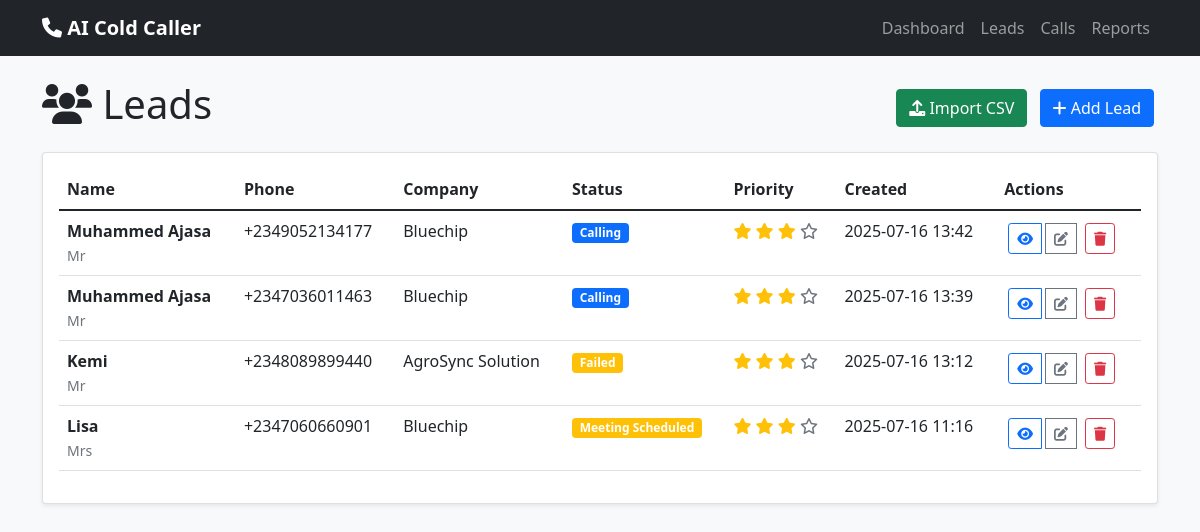
Page /leads on the committed database.
### database/models.py (models this page shows, shortened)
class Lead(Base):
    __tablename__ = 'leads'
    id = Column(Integer, primary_key=True)
    name = Column(String(100), nullable=False)
    phone = Column(String(20), nullable=False, unique=True)
    email = Column(String(100))
    company = Column(String(100))
    industry = Column(String(50))
    title = Column(String(100))
    status = Column(String(20), default='pending')  # pending, calling, called, scheduled, failed, not_interested
    priority = Column(Integer, default=1)  # 1=low, 2=medium, 3=high
    source = Column(String(50))  # csv_import, manual, api, etc.
    notes = Column(Text)
    created_at = Column(DateTime, default=datetime.utcnow)
    updated_at = Column(DateTime, default=datetime.utcnow, onupdate=datetime.utcnow)
    last_called = Column(DateTime)
    call_records = relationship("CallRecord", back_populates="lead", cascade="all, delete-orphan")
    queue_entries = relationship("CallQueue", back_populates="lead", cascade="all, delete-orphan")

### web/dashboard.py (the view)
@app.route('/leads')
def leads_list():
    try:
        page = request.args.get('page', 1, type=int)
        status = request.args.get('status', '')
        search = request.args.get('search', '')
        limit = 50
        offset = (page - 1) * limit
        leads = get_all_leads(status=status if status else None, limit=limit, offset=offset)
        if search:
            search_lower = search.lower()
            leads = [lead for lead in leads if
                    search_lower in lead.name.lower() or
                    search_lower in (lead.company or '').lower() or
                    search_lower in lead.phone]
        return render_template('leads.html',
            leads=leads,
            current_page=page,
            search=search,
            status=status
        )
    except Exception as e:
        logger.error(f"Leads list error: {e}")
        flash(f'Error loading leads: {str(e)}', 'error')
        return redirect(url_for('dashboard'))

### database/crud.py (called while the page is built)
def get_db() -> Session:
    db = SessionLocal()
    try:
        return db
    except Exception as e:
        db.close()
        raise

def get_all_leads(
    status: str = None,
    limit: int = None,
    offset: int = 0,
    order_by: str = "created_at"
) -> List[Lead]:
    db = get_db()
    try:
        query = db.query(Lead)
        if status:
            query = query.filter(Lead.status == status)
        if order_by == "created_at":
            query = query.order_by(desc(Lead.created_at))
        elif order_by == "priority":
            query = query.order_by(desc(Lead.priority), desc(Lead.created_at))
        elif order_by == "name":
            query = query.order_by(Lead.name)
        if offset:
            query = query.offset(offset)
        if limit:
            query = query.limit(limit)
        leads = query.all()
        return leads
    except Exception as e:
        logger.error(f"Error getting leads: {e}")
        return []
    finally:
        db.close()

### web/templates/leads.html (shortened to what this page needs)
{% extends "base.html" %}
{% block content %}
<div class="row">
    <div class="col-12 d-flex justify-content-between align-items-center">
        <h1><i class="fas fa-users"></i> Leads</h1>
        <div>
            <a href="/leads/upload" class="btn btn-success">
                <i class="fas fa-upload"></i> Import CSV
            </a>
            <a href="/leads/new" class="btn btn-primary">
                <i class="fas fa-plus"></i> Add Lead
            </a>
        </div>
    </div>
</div>
<div class="row mt-3">
    <div class="col-12">
        <div class="card">
            <div class="card-body">
                {% if leads %}
                    <div class="table-responsive">
                        <table class="table table-hover">
                            <thead>
                                <tr>
                                    <th>Name</th>
                                    <th>Phone</th>
                                    <th>Company</th>
                                    <th>Status</th>
                                    <th>Priority</th>
                                    <th>Created</th>
                                    <th>Actions</th>
                                </tr>
                            </thead>
                            <tbody>
                                {% for lead in leads %}
                                <tr>
                                    <td>
                                        <strong>{{ lead.name }}</strong>
                                        {% if lead.title %}
                                            <br><small class="text-muted">{{ lead.title }}</small>
                                        {% endif %}
                                    </td>
                                    <td>{{ lead.phone }}</td>
                                    <td>{{ lead.company or '-' }}</td>
                                    <td>
                                        <span class="badge bg-{{
                                            'success' if lead.status == 'scheduled'
                                            else 'primary' if lead.status == 'calling'
                                            else 'info' if lead.status == 'called'
                                            else 'danger' if lead.status == 'not_interested'
                                            else 'warning'
                                        }}">
                                            {{ lead.status.replace('_', ' ').title() }}
                                        </span>
                                    </td>
                                    <td>
                                        {% for i in range(lead.priority) %}
                                            <i class="fas fa-star text-warning"></i>
                                        {% endfor %}
                                        {% for i in range(4 - lead.priority) %}
                                            <i class="far fa-star text-muted"></i>
                                        {% endfor %}
                                    </td>
                                    <td>{{ lead.created_at.strftime('%Y-%m-%d %H:%M') if lead.created_at else '' }}</td>
                                    <td>
                                        <div class="btn-group" role="group">
                                            <a href="/leads/{{ lead.id }}" class="btn btn-sm btn-outline-primary" title="View">
                                                <i class="fas fa-eye"></i>
                                            </a>
                                            <a href="/leads/{{ lead.id }}/edit" class="btn btn-sm btn-outline-secondary" title="Edit">
                                                <i class="fas fa-edit"></i>
                                            </a>
                                            <form method="POST" action="/leads/{{ lead.id }}/delete" class="d-inline" onsubmit="return confirm('Are you sure you want to delete this lead?');">
                                                <button type="submit" class="btn btn-sm btn-outline-danger" title="Delete Lead">
                                                    <i class="fas fa-trash"></i>
                                                </button>
                                            </form>
                                        </div>
                                    </td>
                                </tr>
                                {% endfor %}
                            </tbody>
                        </table>
                    </div>
                {% endif %}
            </div>
        </div>
    </div>
</div>
{% endblock %}

### web/templates/base.html (style rules this page uses)
body { background-color: #f8f9fa; }
.card { box-shadow: 0 0.125rem 0.25rem rgba(0, 0, 0, 0.075); }
.btn { margin: 0.25rem; }

### rows in the picture
Lead: name "Muhammed Ajasa", title "Mr", phone "+2349052134177", company "Bluechip", status.replace "Calling", priority 3 (drawn), created_at "2025-07-16 13:42"
Lead: name "Muhammed Ajasa", title "Mr", phone "+2347036011463", company "Bluechip", status.replace "Calling", priority 3 (drawn), created_at "2025-07-16 13:39"
Lead: name "Kemi", title "Mr", phone "+2348089899440", company "AgroSync Solution", status.replace "Failed", priority 3 (drawn), created_at "2025-07-16 13:12"
Lead: name "Lisa", title "Mrs", phone "+2347060660901", company "Bluechip", status.replace "Meeting Scheduled", priority 3 (drawn), created_at "2025-07-16 11:16"
